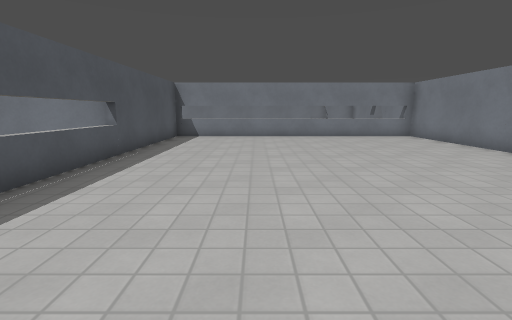
View 1 (above)

16 first-person views from a walk through a 3-D level made in the Godot game engine. The camera is 1.2 m above the floor, tilts 10° down and sees 85° across. The floor is counted in squares, 1 m on a side. Each view is taken from the middle of a square. On the plan, view 1 faces up. The plan holds only what a view shows up to about 13 squares ahead; the rest is blank. The place goes on beyond the plan. Surface patterns are stand-ins for the level's own textures.

View 2
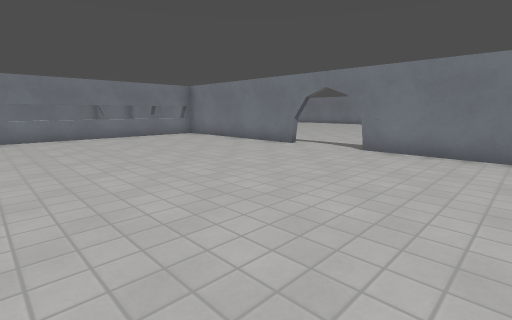

View 3
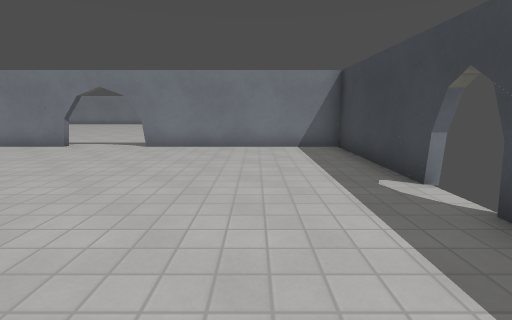

View 4
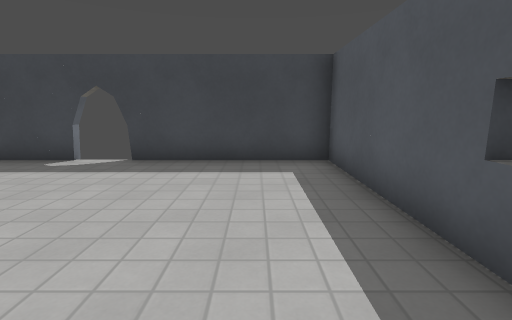

View 5
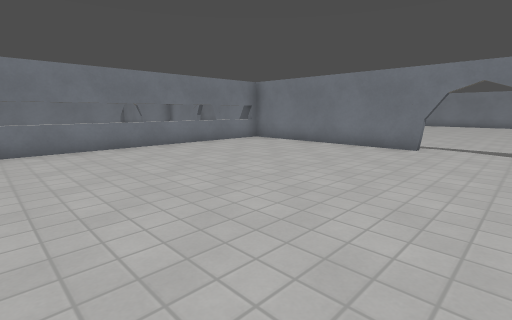

View 6
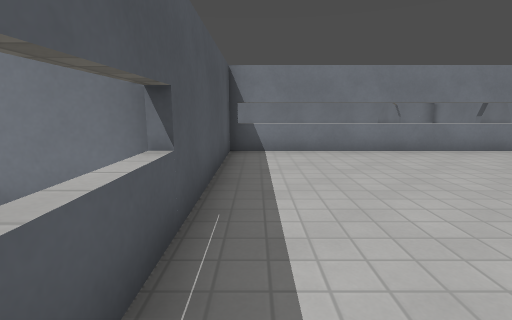

View 7
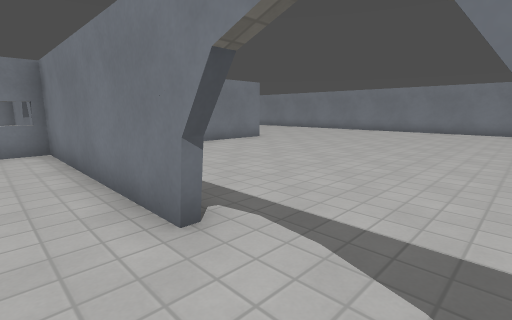

View 8
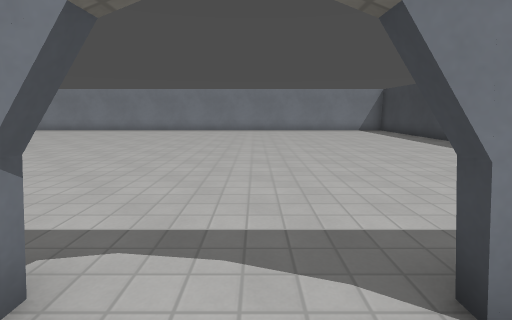

View 9
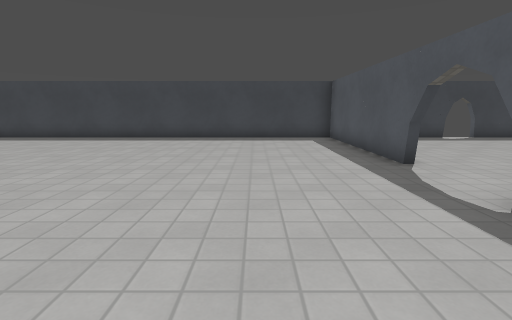

View 10
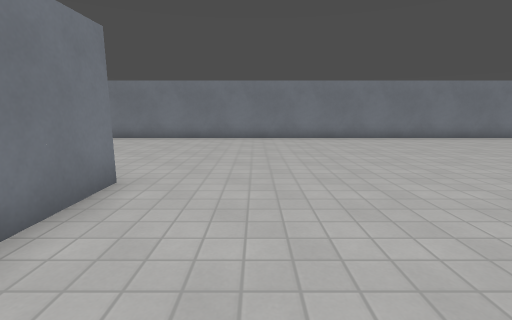

View 11
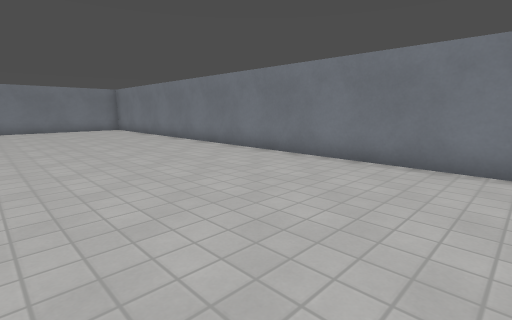

View 12
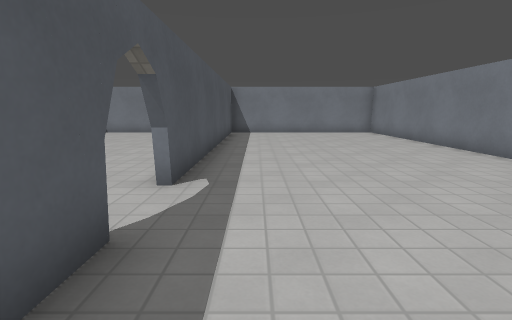

View 13
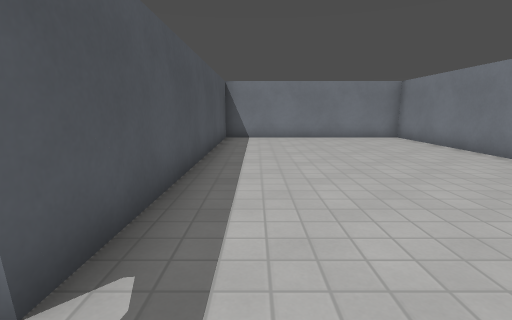

View 14
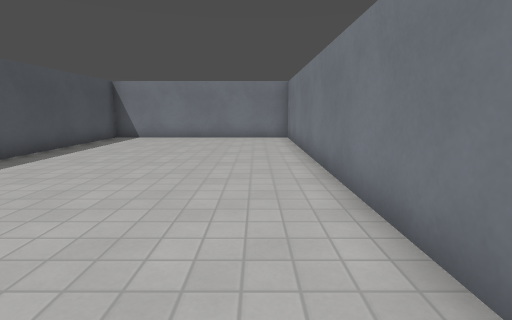

View 15
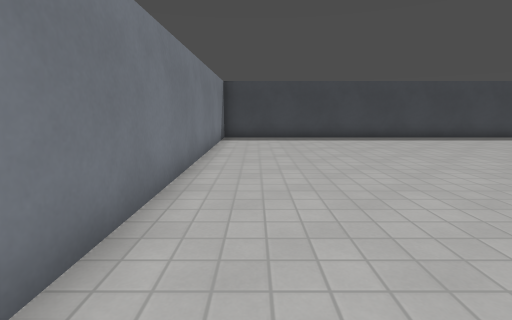

View 16
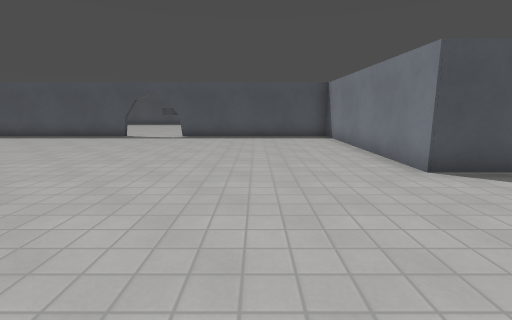

### Floor plan
Points are (right, up) in squares from view 1. A wall is a line through its corners. A room is listed if a view was taken in it or the views show most of it. See-through windows are left out.
Room 1 (views 1, 2, 3, 4, 5, 6, 7, 8)
walls: (7.4, 5.9) (7.4, 13.4) (-3.8, 13.4) (-3.8, 4); (-3.8, 2.3) (-3.8, -2.8) (7.4, -2.8) (7.4, 4.4)
ways out: opening at (8, 5) to room 2; gap at (2, -3)
Room 2 (views 9, 10, 11, 12, 13, 14, 15, 16)
walls: (15.6, 17) (15.6, 13.4) (7.8, 13.4); (7.6, 6.4) (7.6, 5.9) (7.4, 5.9); (7.6, 4.4) (7.6, -2.8) (23.4, -2.8) (23.4, 29.7) (15.6, 29.7) (15.6, 18)
ways out: opening at (8, 5) to room 1

Where each view was taken, in squares from view 1:
view 1: 0 up, 0 right, facing up
view 2: 0 up, 1 left, facing up-right
view 3: 0 up, 2 left, facing right
view 4: 4 up, 2 left, facing down
view 5: 4 up, 2 left, facing up-right
view 6: 5 up, 3 left, facing up
view 7: 4 up, 6 right, facing up-right
view 8: 5 up, 6 right, facing right
view 9: 10 up, 11 right, facing down
view 10: 11 up, 11 right, facing right
view 11: 11 up, 17 right, facing up-right
view 12: 14 up, 17 right, facing up
view 13: 17 up, 17 right, facing up
view 14: 17 up, 22 right, facing up
view 15: 10 up, 22 right, facing down
view 16: 10 up, 21 right, facing left
